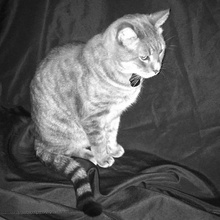
%> input picture Enhancement-Tool/Images/GeorgeGray.jpg, 220 x 220 px, shrunk from 750 x 750 before the run
$ octave Laplacian.m   (GNU Octave 9; MATLAB toolbox functions it lacks are replaced by stand-ins)
%> lines starting %> are read from the running program, lines starting %| are printed output that depends on the picture
% Laplacian Filter
% Paramters: Sample Radius (For 3x3, radius is 1)
n = 1;

cmTotalElements = (n*2 + 1)*(n*2 + 1);
IMG = imread('../Images/GeorgeGray.jpg');
%> IMG is the input picture: size 220x220 uint8; min 11, max 255, mean 92.5
imgSize = size(IMG);
%> imgSize = [220 220]
imgWidth = imgSize(1,1);
%> imgWidth = 220
imgHeight = imgSize(1,2);
%> imgHeight = 220
mask = zeros(n * 2 + 1,n * 2 + 1, 'int8');
rFinalThresh = zeros(imgWidth,imgHeight, 'uint8');
rFinalEdgeThreshold = zeros(imgWidth,imgHeight, 'uint8');
rFinalEdge = zeros(imgWidth,imgHeight, 'uint8');
int32 T;
double meanBright;
double meanDark;
T = 127;
meanBright = 0;
meanDark = 0;
countBright = 0;
countDark = 0;

mask7 = [0 1 1 2 2 2 1 1 0;
         1 2 4 5 5 5 4 2 1;
         1 4 5 3 0 3 5 4 1;
         2 5 2 -12 -24 -12 3 5 2;
         2 5 0 -24 -40 -24 0 5 2;
         2 5 2 -12 -24 -12 3 5 2;
         1 4 5 3 0 3 5 4 1;
         1 2 4 5 5 5 4 2 1;
         0 1 1 2 2 2 1 1 0]

for i = 1: imgWidth
    for j = 1: imgHeight
        if (IMG(i,j) > T)
            countBright = countBright + 1;
            meanBright = (meanBright * double(countBright - 1) + double(IMG(i,j))) / double(countBright);
        else
            countDark = countDark + 1;
            meanDark = (meanDark * double(countDark - 1) + double(IMG(i,j))) / double(countDark);
        end
    end
end
%> after the loop, countBright = 12160; countDark = 36240; meanBright = 189.3; meanDark = 60.01
T = int16((meanBright + meanDark) / 2);
%> T = 125
disp(T);
%| 125

for i = 1:(n*2 + 1)
    for j = 1:(n*2 + 1)
        mask(i,j) = -1;
    end
end
mask(n+1,n+1) = cmTotalElements - 1;

for i = 1: imgWidth
    for j = 1: imgHeight
        sum = 0;
        for maskX = (-1 * n):(n)
            for maskY = (-1*n): (n)
                if ((i + maskX) >= 1 && (i + maskX) <= imgWidth && (j + maskY) >= 1 && (j + maskY) <= imgHeight)
                    sum = sum + int16(IMG(i + maskX,j + maskY)) * int16(mask(maskX + n + 1,maskY + n + 1)) ;
                    %disp(sum);
                end
            end
        end

        if(sum >= 0)
            rFinalEdge(i,j) = 0;
            if (abs(sum) > T)
               rFinalThresh(i,j) = 255;
            else
               rFinalThresh(i,j) = 0;
            end
        end
        if(sum < 0)
            if (abs(sum) > 50)
                rFinalEdge(i,j) = uint8(sum * (-1));
            end
            if (abs(sum) > T)
               rFinalEdgeThreshold(i,j) = 255;
            else
               rFinalEdgeThreshold(i,j) = 0;
            end
        end

    end
end
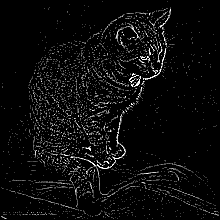
%> rFinalEdge: size 220x220 uint8; min 0, max 255, mean 12
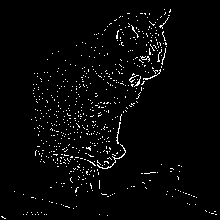
%> rFinalEdgeThreshold: size 220x220 uint8; 2.8% white in thin lines or dots
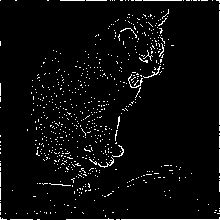
%> rFinalThresh: size 220x220 uint8; 4% white in thin lines or dots


%imwrite(rFinal,'../Images/CarMedian10.jpg');
subplot(221),imshow(IMG),title('Original')
subplot(223),imshow(rFinalEdge),title('Laplacian Edge');
subplot(224),imshow(rFinalEdgeThreshold),title(strcat('Laplacian Edge with Auto Threshold of :', num2str(T)));
subplot(222),imshow(rFinalThresh),title(strcat('Auto Threshold of :', num2str(T)));
